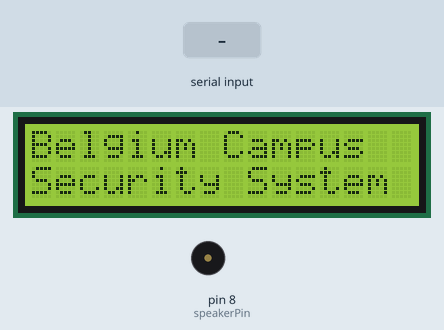
Recording of a sketch running on a simulated Arduino Uno, built with avr-gcc and run on an emulated ATmega328P. Parts: 16×2 character LCD, buzzer (waves = sounding). The test bench sets the inputs (shaded band).

Above: at 1.2 s.
1.3 s: "Access Granted\n" received over Serial
At 2.9 s:
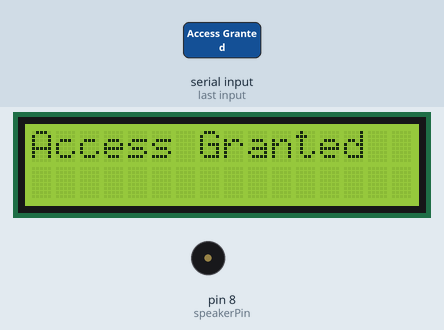
3.2 s: "Access Denied\n" received over Serial
At 5.6 s:
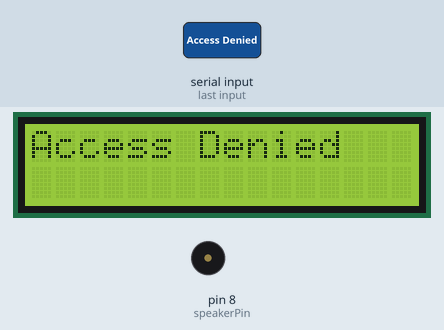
6.2 s: "1\n" received over Serial
At 8.0 s:
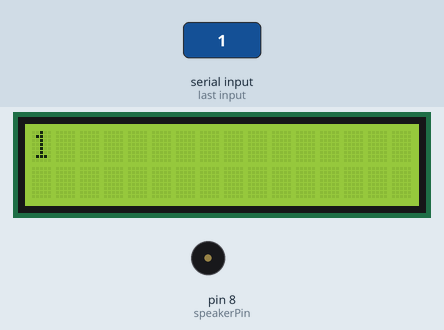
Timing chart, 0 to 9.5 s (numbered marks = the images above; inputs shaded):
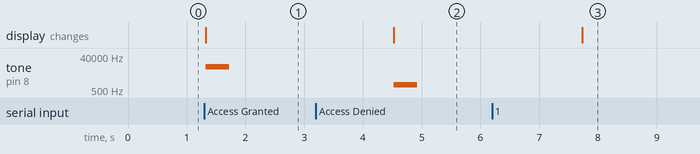

Measured:
- after the input at 1.3 s, tone on pin 8 (speakerPin): silent → 10000 Hz at once, → silent 0.40 s later; the display: changes at once (image 1)
- after the input at 3.2 s, tone on pin 8 (speakerPin): silent → 1000 Hz after 1.3 s, → silent 0.40 s later; the display: first differs from a run without the input after 1.3 s (image 2)
- after the input at 6.2 s, the display: first differs from a run without the input after 1.5 s (image 3)

The sketch:

listener.ino
```cpp
#include <LiquidCrystal.h>

LiquidCrystal lcd(12, 11, 5, 4, 3, 2);
const int speakerPin = 8;

void setup() {
  lcd.begin(16, 2);
  Serial.begin(9600);

  pinMode(speakerPin, OUTPUT);

  lcd.print("Belgium Campus");
  lcd.setCursor(0, 1);
  lcd.print("Security System");
}

void loop() {
  if (Serial.available() > 0) {
    String message = Serial.readStringUntil('\n');
    lcd.clear();
    lcd.print(message);

    if (message == "Access Granted") {
      tone(speakerPin, 10000, 400); // Frequency: 1000 Hz, Duration: 200 ms
      delay(200); // Wait for the sound to finish
    } else if (message == "Access Denied") {
      // Play a different short melody for access denied
      tone(speakerPin, 1000, 400); // Frequency: 500 Hz, Duration: 200 ms
      delay(200); // Wait for the sound to finish
    }

    // Wait a moment before clearing the screen
    delay(3000);

    // Clear the LCD to prepare for the next message
    lcd.clear();
    lcd.print("Belgium Campus");
  }
}
```
